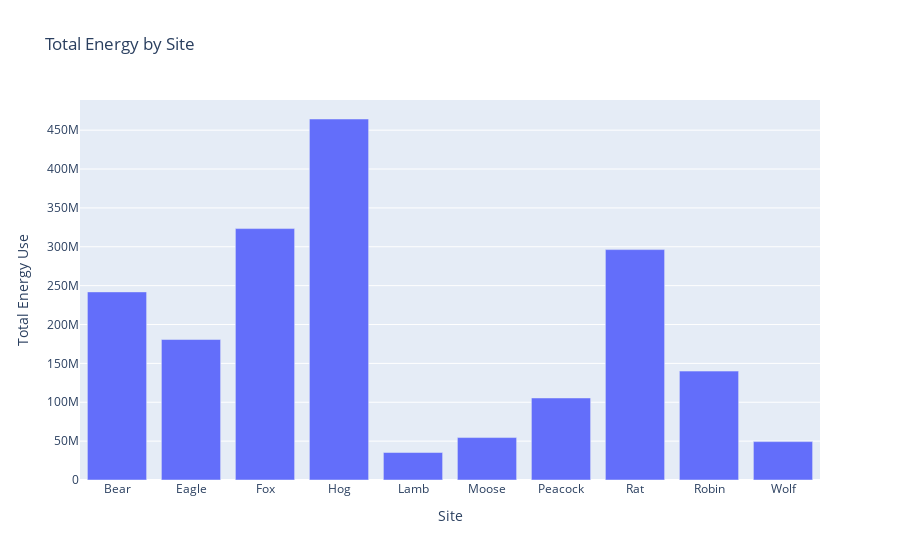

Source (notebook cell):
### Markdown cell above
### Total Energy Use by Site

### Code cell
building_total_kwh = sitbuildloc.groupby('site')['total_kwh'].sum()
building_total_kwh_df = building_total_kwh.reset_index()
building_total_kwh_df.columns = ['Site', 'Total Energy Use']
fig = px.bar(building_total_kwh_df, x='Site', y = 'Total Energy Use', title = 'Total Energy by Site')
fig.show()

### Figure 1 — Plotly figure (JSON) as saved in the notebook; plotly's stock layout.template omitted (floating-point values rounded to 4 significant figures)
{"data": [{"hovertemplate": "Site=%{x}<br>Total Energy Use=%{y}<extra></extra>", "legendgroup": "", "marker": {"color": "#636efa", "pattern": {"shape": ""}}, "name": "", "orientation": "v", "showlegend": false, "textposition": "auto", "type": "bar", "x": ["Bear", "Eagle", "Fox", "Hog", "Lamb", "Moose", "Peacock", "Rat", "Robin", "Wolf"], "xaxis": "x", "y": [242000000.0, 180700000.0, 323400000.0, 464400000.0, 35340000.0, 54580000.0, 105500000.0, 296400000.0, 140100000.0, 49390000.0], "yaxis": "y"}], "layout": {"barmode": "relative", "legend": {"tracegroupgap": 0}, "title": {"text": "Total Energy by Site"}, "xaxis": {"anchor": "y", "domain": [0, 1], "title": {"text": "Site"}}, "yaxis": {"anchor": "x", "domain": [0, 1], "title": {"text": "Total Energy Use"}}}}
